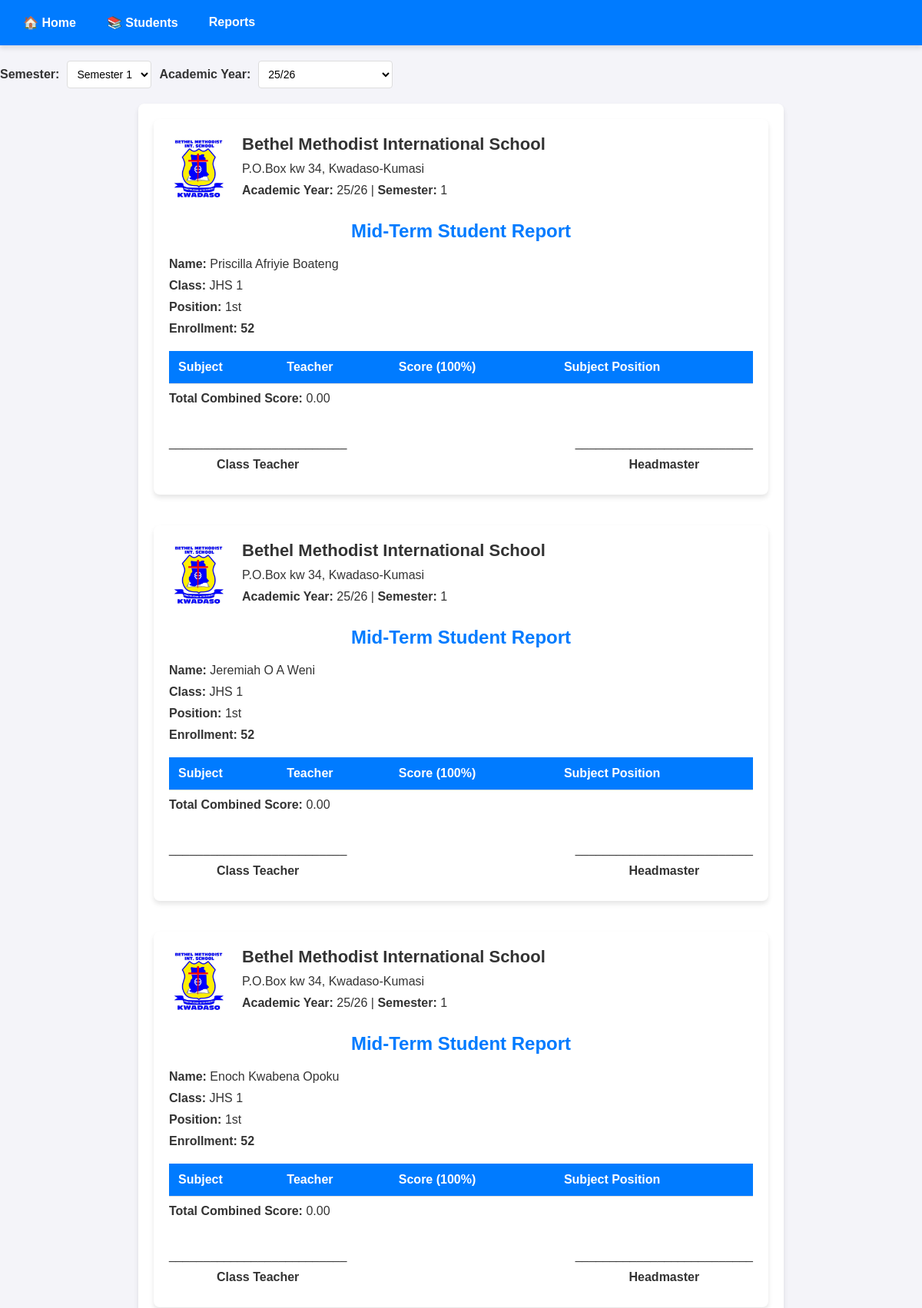
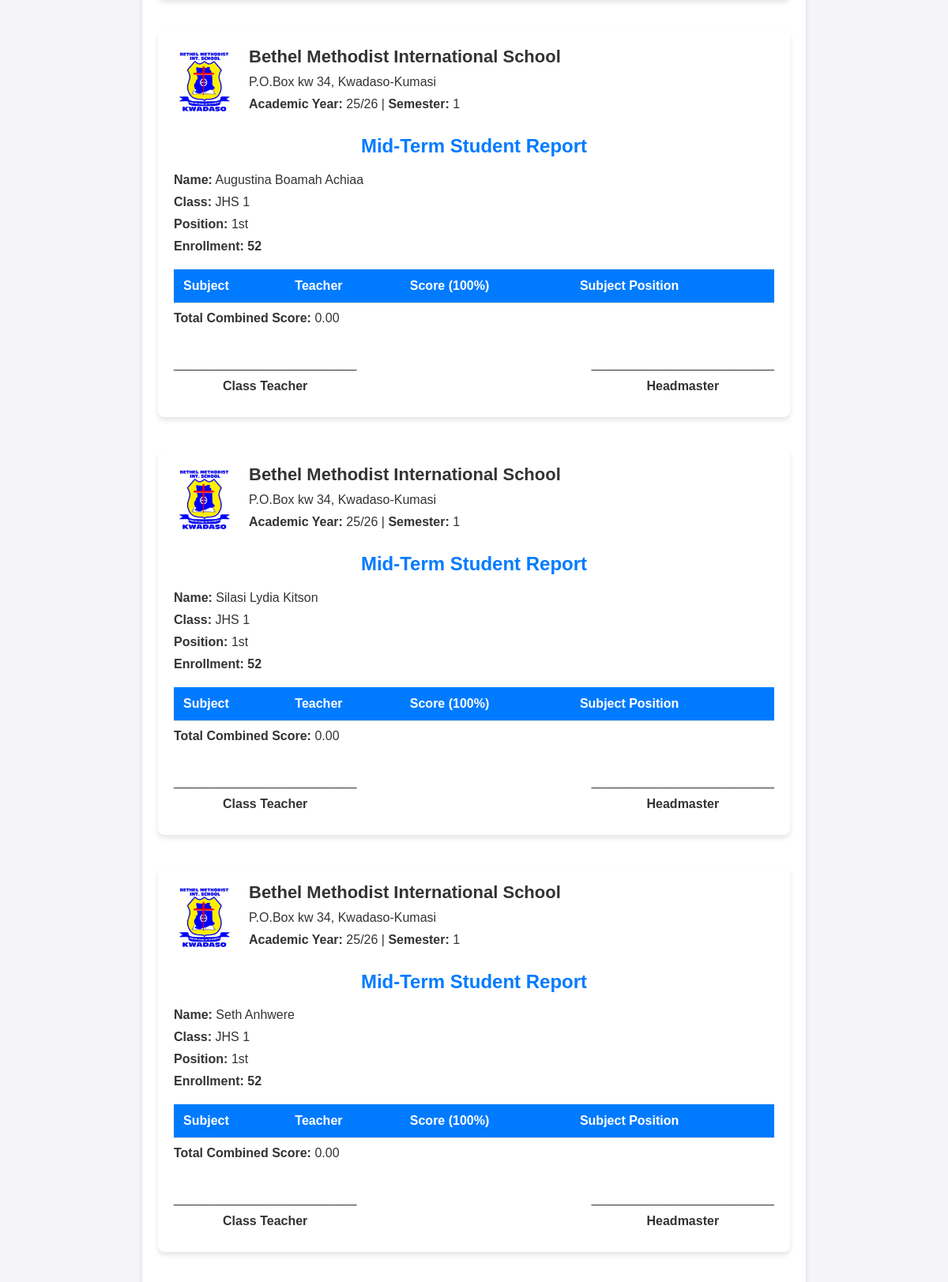
Page /students/jhs-1/mid-term/print-all-reports/ (upper part) on the committed database (2 pictures, top to bottom).
### grades/models.py (models this page shows, shortened)
class Student(models.Model):
    GENDER_CHOICES = [
        ('M', 'Male'),
        ('F', 'Female'),
    ]
    first_name = models.CharField(max_length=50)
    last_name = models.CharField(max_length=50)
    class_name = models.ForeignKey(ClassName, on_delete=models.CASCADE, null=True)
    gender = models.CharField(max_length=1, choices=GENDER_CHOICES)

class ClassName(models.Model):
    name = models.CharField(max_length=50)
    teacher = models.CharField(max_length=50)
    slug = models.SlugField(null=True, editable=False, db_index=True)
    class Meta:
        verbose_name_plural = "Class Names"

### grades/views.py (the view, shortened to what this page needs)
# urls.py: path('students/<slug:slug>/mid-term/print-all-reports/', views.mid_term_print_all_reports, name="mid-term-print-all-reports"),
def mid_term_print_all_reports(request, slug):
    class_info = get_object_or_404(ClassName, slug=slug)
    students = Student.objects.filter(class_name=class_info)
    school_name = "Bethel Methodist International School"
    school_address = "P.O.Box kw 34, Kwadaso-Kumasi"
    available_years = MidTermExams.objects.values_list('academic_year', flat=True).distinct().order_by('-academic_year')
    selected_semester = int(request.GET.get('semester', 1))
    selected_academic_year = request.GET.get('academic_year', available_years.first() if available_years else "25/26")
    if 'jhs' in slug:
        all_subjects = Subject.objects.filter(class_name__name__icontains='JHS')
    else:
        all_subjects = Subject.objects.filter(class_name__slug=slug)
    all_reports = []
    student_scores = []
    subject_scores = {}
    for student in students:
        exams_data = []
        final_score = 0
        student_scores.append({
            'student': student,
            'scores': final_score,
            'exams': exams_data
        })
    student_scores.sort(key=lambda x: x['scores'], reverse=True)
    rank = 0
    previous_score = None
    student_positions = {}
    for index, student_result in enumerate(student_scores):
        if student_result['scores'] != previous_score:
            rank = index + 1
        student_positions[student_result['student'].id] = rank
        previous_score = student_result['scores']
    subject_positions = {}
    for student_data in student_scores:
        student_id = student_data['student'].id
        student_subject_positions = {
            subject.subject_name: subject_positions.get(subject.subject_name, {}).get(student_id, None)
            for subject in all_subjects
        }
        all_reports.append({
            'student': student_data['student'],
            'total_combined_score': f"{student_data['scores']:.2f}",
            'position': student_positions.get(student_id, None),
            'exams': student_data['exams'],
            'subject_positions': student_subject_positions,
        })
    return render(request, "grades/mid_term_print_all_reports.html", {
        'class_info': class_info,
        'all_reports': all_reports,
        'selected_semester': selected_semester,
        'selected_academic_year': selected_academic_year,
        'available_years': available_years,
        'total_students': students.count(),
        'school_name': school_name,
        'school_address': school_address,
        'exams_type': 'Mid-Term'
    })

### grades/templatetags/filters.py (called while the page is built)
@register.filter
def ordinal(value):
    try:
        value = int(value)
        if 10 <= value % 100 <= 20:
            suffix = "th"
        else:
            suffix = {1: "st", 2: "nd", 3: "rd"}.get(value % 10, "th")
        return f"{value}{suffix}"
    except (ValueError, TypeError):
        return value  # Return original value if conversion fails

### grades/templates/grades/mid_term_print_all_reports.html (shortened to what this page needs)
{% extends "grades/base.html" %}
{% load static %}
{% load custom_filters %}
{% load filters %}
{% block css_files %}
<link rel="stylesheet" href="{% static 'grades/css/print-all-reports.css' %}">
{% endblock css_files %}
{% block content %}
<div class="print-wrapper">
    <nav class="nav-links">
        <a href="{% url 'index' %}" class="nav-link">🏠 Home</a>
        <a href="{% url 'students' %}" class="nav-link">📚 Students</a>
        <a href="{% url 'students-mid-term' class_info.slug %}" class="nav-link">Reports</a>
    </nav>
<form method="GET" action="">
    <label for="semester">Semester:</label>
    <select name="semester" id="semester" onchange="this.form.submit()">
        <option value="1" {% if selected_semester == 1 %}selected{% endif %}>Semester 1</option>
    </select>
    <label for="academic_year">Academic Year:</label>
    <select name="academic_year" id="academic_year" onchange="this.form.submit()">
        {% if available_years  %}
        {% for year in available_years %}
        <option value="{{ year }}" {% if selected_academic_year == year %}selected{% endif %}>{{ year }}</option>
    {% endfor %}
        {% else %}
        <option value="{{ selected_academic_year }}" selected>{{ selected_academic_year }}</option>
        {% endif %}
    </select>
</form>
{% if all_reports %}
<div class="print-reports-container">
    {% for report in all_reports %}
    <div class="report-page">
        <div class="school-header">
            <img src="{% static 'grades/images/school_logo.jpg' %}" alt="School Logo" class="school-logo">
            <div class="school-info">
                <h1>{{ school_name }}</h1>
                <p>{{ school_address }}</p>
                <p><strong>Academic Year:</strong> {{ selected_academic_year }} | <strong>Semester:</strong> {{ selected_semester }}</p>
            </div>
        </div>
        <h2>{{exams_type}}  Student Report</h2>
        <p><strong>Name:</strong> {{ report.student.first_name }} {{ report.student.last_name }}</p>
        <p><strong>Class:</strong> {{ class_info.name }}</p>
        <p><strong>Position:</strong> {{ report.position|ordinal|default:"None" }}</p>
        <p><strong>Enrollment: {{ total_students }}</strong></p>
        <table>
            <thead>
                <tr>
                    <th>Subject</th>
                    <th>Teacher</th>
                    <th>Score (100%)</th>
                    <th>Subject Position</th>
                </tr>
            </thead>
        </table>
        <p><strong>Total Combined Score:</strong> {{ report.total_combined_score }}</p>
        <div class="signature-section">
            <div class="signature">
                <p>__________________________</p>
                <p><strong>Class Teacher</strong></p>
            </div>
            <div class="signature">
                <p>__________________________</p>
                <p><strong>Headmaster</strong></p>
            </div>
        </div>
    </div>
    {% endfor %}
</div>
{% else %}
<div class="no-results">
    <p>No Results Display</p>
</div>
</div>
{% endif %}
{% endblock %}

### grades/static/grades/css/print-all-reports.css (style rules this page uses)
body { font-family: Arial, sans-serif; margin: 0; padding: 0; background-color: #f4f4f9; color: #333; }
.nav-links { display: flex; justify-content: flex-start; background-color: #007bff; padding: 10px 20px; box-shadow: 0 4px 6px rgba(0, 0, 0, 0.1); margin-bottom: 20px; }
.nav-link { color: #fff; text-decoration: none; font-size: 16px; font-weight: bold; margin-right: 20px; padding: 10px; border-radius: 4px; transition: background-color 0.3s ease; }
form { margin-bottom: 20px; display: flex; gap: 10px; align-items: center; flex-wrap: wrap; }
label { font-weight: bold; font-size: 16px; color: #333; }
select { padding: 8px; border: 1px solid #ddd; border-radius: 4px; font-size: 14px; background-color: #fff; transition: border-color 0.3s ease; }
.print-reports-container { max-width: 800px; margin: 0 auto; padding: 20px; background-color: #fff; border-radius: 8px; box-shadow: 0 4px 6px rgba(0, 0, 0, 0.1); }
.report-page { margin-bottom: 40px; padding: 20px; background-color: #fff; border-radius: 8px; box-shadow: 0 4px 6px rgba(0, 0, 0, 0.1); }
.report-page h2 { margin-top: 0; font-size: 24px; color: #007bff; text-align: center; }
.report-page p { margin: 10px 0; font-size: 16px; }
table { width: 100%; border-collapse: collapse; margin-top: 20px; }
th, td { padding: 12px; text-align: left; border-bottom: 1px solid #ddd; }
th { background-color: #007bff; color: #fff; font-weight: bold; }
.school-header { display: flex; align-items: center; margin-bottom: 20px; }
.school-logo { height: 80px; margin-right: 15px; }
.school-info h1 { margin: 0; font-size: 22px; color: #333; }
.signature-section { display: flex; justify-content: space-between; margin-top: 30px; }
.signature { text-align: center; }

### rows in the picture
Student: school_name "Bethel Methodist International School", school_address "P.O.Box kw 34, Kwadaso-Kumasi", selected_academic_year "25/26", class_name "1", exams_type "Mid-Term", student.first_name "Priscilla", student.last_name "Afriyie Boateng", position|ordinal "1st", total_students "52", total_combined_score "0.00"
ClassName: name "JHS 1"
Student: school_name "Bethel Methodist International School", school_address "P.O.Box kw 34, Kwadaso-Kumasi", selected_academic_year "25/26", class_name "1", exams_type "Mid-Term", student.first_name "Jeremiah", student.last_name "O A Weni", position|ordinal "1st", total_students "52", total_combined_score "0.00"
Student: school_name "Bethel Methodist International School", school_address "P.O.Box kw 34, Kwadaso-Kumasi", selected_academic_year "25/26", class_name "1", exams_type "Mid-Term", student.first_name "Enoch", student.last_name "Kwabena Opoku", position|ordinal "1st", total_students "52", total_combined_score "0.00"
Student: school_name "Bethel Methodist International School", school_address "P.O.Box kw 34, Kwadaso-Kumasi", selected_academic_year "25/26", class_name "1", exams_type "Mid-Term", student.first_name "Augustina", student.last_name "Boamah Achiaa", position|ordinal "1st", total_students "52", total_combined_score "0.00"
Student: school_name "Bethel Methodist International School", school_address "P.O.Box kw 34, Kwadaso-Kumasi", selected_academic_year "25/26", class_name "1", exams_type "Mid-Term", student.first_name "Silasi", student.last_name "Lydia Kitson", position|ordinal "1st", total_students "52", total_combined_score "0.00"
Student: school_name "Bethel Methodist International School", school_address "P.O.Box kw 34, Kwadaso-Kumasi", selected_academic_year "25/26", class_name "1", exams_type "Mid-Term", student.first_name "Seth", student.last_name "Anhwere", position|ordinal "1st", total_students "52", total_combined_score "0.00"

### other values in the picture
form field academic_year "25/26"
